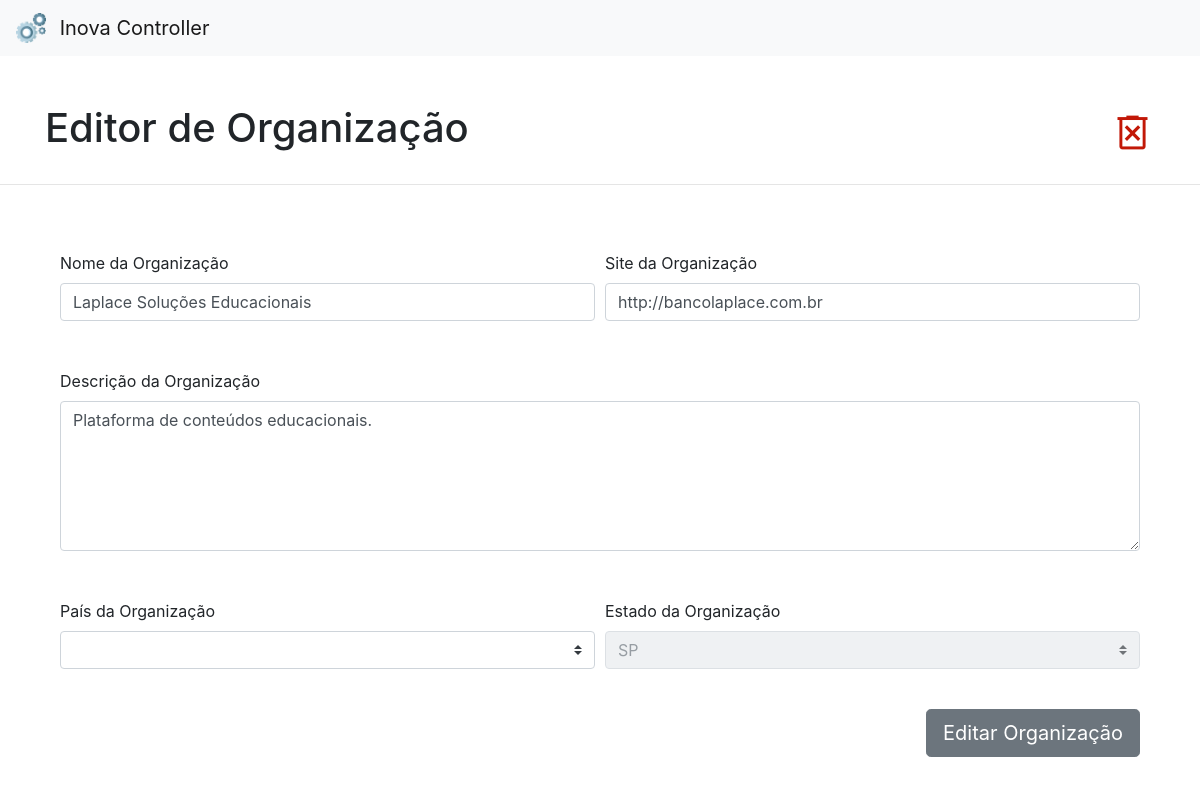
Screenshot of /portal/organization/2037 with the database file from the repository.
### tables this page shows
CREATE TABLE Organization (
    OrganizationId INTEGER PRIMARY KEY AUTOINCREMENT,
    Name TEXT,
    WebSite TEXT,
    Country TEXT,
    FederationUnity TEXT,
    ShortDescription TEXT
, City TEXT);

### app.py (the view)
@app.route("/portal/organization/<organization_id>", methods=['GET','POST'])
def edit_organization(organization_id):
    organization = db.get_a_single_organization(organization_id)
    return render_template("organization.jinja2", organization=organization, countries=country_dict.values(), federation_unities=federation_unity_list)

### database.py (called while the page is built)
def get_a_single_organization(organization_id): #preciso identificar a melhor forma de pegar a lista de tipos de uma organização
    single_organization_query = f"""
    SELECT
        o.OrganizationId,
        o.Name,
        o.WebSite,
        o.ShortDescription,
        o.Country,
        o.FederationUnity
    FROM [Organization] o
    WHERE o.OrganizationId = {organization_id}
    """
    conn = sqlite3.connect('database/portal_db.db')
    single_organization_df = pd.read_sql_query(single_organization_query, conn)
    conn.close()
    single_organization_df['Country'] = location.translate_country_codes(single_organization_df['Country'])
    single_organization = single_organization_df.to_dict(orient='records')
    single_organization = single_organization[0]
    return single_organization

### location.py (called while the page is built)
def translate_country_codes(country_codes):
    country_names = []
    for code in country_codes:
        if code in country_dict:
            country_names.append(country_dict[code])
        else:
            country_names.append("")
    return country_names

### templates/organization.jinja2 (shortened to what this page needs)
<!DOCTYPE html>
<html lang="pt-BR">
<head>
    <link rel="stylesheet" href="https://cdn.jsdelivr.net/npm/bootstrap@4.3.1/dist/css/bootstrap.min.css"
 />
</head>
<body>
    {% include "header.jinja2" %}
    <div class="container mb-4">
        <div class="d-flex justify-content-between align-items-center">
            <h1 class="display-5 text-left">Editor de Organização</h1>
            <span id="DeleteOrganization" class="material-symbols-outlined">
            </span>
        </div>
    </div>
    <hr style="color=rgb(192,192,192)">
    <div style="height:50px"></div>
    <div class="container">
        <div class="container mb-4">
            <form id="OrganizationForm">
                <div class="form-row mb-2">
                    <div class="form-group col-md-6">
                        <label>Nome da Organização</label><br />
                        <input id="Name" class="form-control" type="text" value="{{organization.Name}}"><br />
                    </div>
                    <div class="form-group col-md-6">
                        <label>Site da Organização</label><br />
                        <input id="WebSite" class="form-control" type="url" value="{{organization.WebSite}}"><br />
                    </div>
                </div>
                <div class="form-row mb-2">
                    <div class="form-group col-md-12">
                        <label>Descrição da Organização</label><br />
                        <textarea id="ShortDescription" class="form-control" style="height: 150px;"
                            name="ShortDescription">{{organization.ShortDescription}}</textarea><br />
                    </div>
                </div>
                <div class="form-row mb-4">
                    <div class="form-group col-md-6">
                        <label>País da Organização</label>
                        <select class="custom-select" id="Country">
                            <option value="{{organization.Country}}" selected>{{organization.Country}}</option>
                            {% for country in countries %}
                            {% if country != organization.Country %}
                            <option value="{{country}}">{{country}}</option>
                            {% endif %}
                            {% endfor %}
                        </select>
                    </div>
                    <div class="form-group col-md-6">
                        <label>Estado da Organização</label>
                        <select class="custom-select" id="FederationUnity" {% if organization.Country !="Brasil"
                            %}disabled{% endif %}>
                            <option value="{{organization.FederationUnity}}" selected>
                                {{organization.FederationUnity}}
                            </option>
                        </select>
                    </div>
                </div>
                <div class="form-row">
                    <div class="form-group col-md-6"></div>
                    <div class="form-group col-md-6 d-flex flex-row-reverse">
                        <button class="btn btn-secondary btn-lg" type="submit">Editar Organização</button>
                    </div>
                </div>
            </form>
        </div>
</body>
</html>

### templates/organization.jinja2 (style rules this page uses)
.material-symbols-outlined { font-size: 45px; font-variation-settings: 'FILL' 0, 'wght' 400, 'GRAD' 0, 'opsz' 45 }
#DeleteOrganization { color: rgba(194, 24, 7, 1); cursor: pointer; }

### rows the page displays
Organization: Name "Laplace Soluções Educacionais", WebSite "http://bancolaplace.com.br", ShortDescription "Plataforma de conteúdos educacionais.", FederationUnity "SP"
